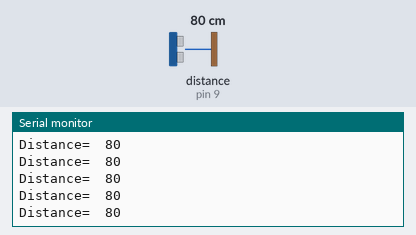
This sketch was run on a simulated Arduino Uno, built with avr-gcc and run on an emulated ATmega328P. Shown: the last lines printed to the serial monitor. Wiring (inferred from the names in the program): ultrasonic range finder: trigger pin 10; echo pin 9. Inputs (shaded band) come from the test bench; at power-on: distance to the obstacle (sensor on pin 9) 80 cm. The echo pulse lasts 58.3 µs per cm.

Above: at 1.2 s.
1.3 s: distance to the obstacle (sensor on pin 9) set to 2 cm
At 1.59 s:
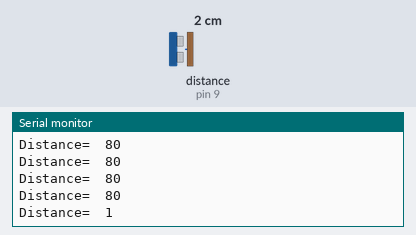
2.8 s: distance to the obstacle (sensor on pin 9) set to 4 cm
At 2.8 s:
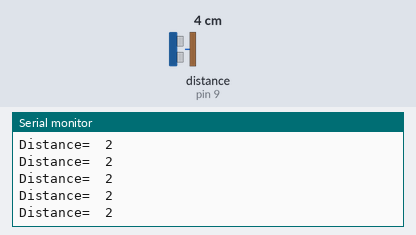
Timing chart, 0 to 5.8 s (numbered marks = the images above; inputs shaded):
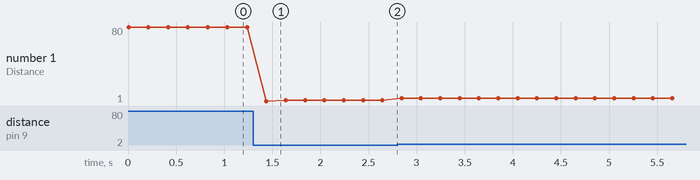

The sketch:

ultrasonic_sensor.ino
```cpp
/////////////////////////////////////////////////////////////////////////////////////////////////////////////////////////////////////////////////////
//Ultrasonic pins definition
const int echo = 9, Trig = 10;
long duration, cm;

/////////////////////////////////////////////////////////////////////////////////////////
//Time  update variables

unsigned long LastUpdateMicrosecs = 0;
unsigned long LastUpdateMillisecs = 0;
unsigned long CurrentMicrosecs = 0;
unsigned long MicrosecsSinceLastUpdate = 0;
float SecondsSinceLastUpdate = 0;


void setup()
{

  //Init Serial port with 115200 buad rate
  Serial.begin(115200);
  SetupUltrasonic();


}


/////////////////////////////////////////////////////////////////////////////////////////////////////////////////////////////////////////////////////////////////////////////////////////
//Setup UltrasonicsSensor() function
void SetupUltrasonic()
{
 pinMode(Trig, OUTPUT);
 pinMode(echo, INPUT);

}

//////////////////////////////////////////////////////////////////////////////////////////////////////////////////////////////////////////////////////////////////////////////////////////////////
//MAIN LOOP


void loop()
{

    Update_Ultra_Sonic();
    delay(200);

}


////////////////////////////////////////////////////////////////////////////////////////////////////////////////////////////////////////////////////////////////////////////////////////
//Will update ultrasonic sensors through serial port

void Update_Ultra_Sonic()
{
  digitalWrite(Trig, LOW);
  delayMicroseconds(2);
  digitalWrite(Trig, HIGH);
  delayMicroseconds(10);
  digitalWrite(Trig, LOW);
  // The echo pin is used to read the signal from the PING))): a HIGH
  // pulse whose duration is the time (in microseconds) from the sending
  // of the ping to the reception of its echo off of an object.
  duration = pulseIn(echo, HIGH);
  // convert the time into a distance
  cm = microsecondsToCentimeters(duration);

  //Sending through serial port
  Serial.print("Distance=");
  Serial.print("\t");
  Serial.print(cm);
  Serial.print("\n");

}


////////////////////////////////////////////////////////////////////////////////////////////////////////////////////////////////////////////////////////////////////////////////////////

//Conversion of microsecond to centimeter
long microsecondsToCentimeters(long microseconds)
{
// The speed of sound is 340 m/s or 29 microseconds per centimeter.
// The ping travels out and back, so to find the distance of the
// object we take half of the distance travelled.
return microseconds / 29 / 2;
}

////////////////////////////////////////////////////////////////////////////////////////////////////////////////////////////////////////////////////////////////////////////////////////
```

Measured:
- after the input at 1.3 s, the serial monitor: prints a new line after 0.14 s (image 1)
- plotted number 1: 80 → 2 after the input at 1.3 s, 2 → 4 after the input at 2.8 s
